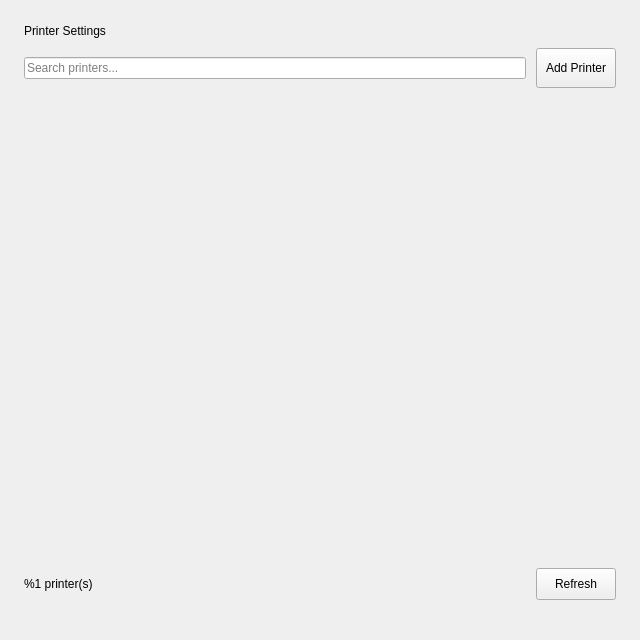
<?xml version="1.0" encoding="UTF-8"?>
<ui version="4.0">
 <class>PrinterPage</class>
 <widget class="QWidget" name="PrinterPage">
  <property name="geometry">
   <rect>
    <x>0</x>
    <y>0</y>
    <width>640</width>
    <height>640</height>
   </rect>
  </property>
  <property name="windowTitle">
   <string>Printer Settings</string>
  </property>
  <layout class="QVBoxLayout" name="mainLayout">
   <property name="spacing">
    <number>10</number>
   </property>
   <property name="leftMargin">
    <number>24</number>
   </property>
   <property name="topMargin">
    <number>24</number>
   </property>
   <property name="rightMargin">
    <number>24</number>
   </property>
   <property name="bottomMargin">
    <number>40</number>
   </property>
   <item>
    <layout class="QHBoxLayout" name="headerRow">
     <property name="spacing">
      <number>0</number>
     </property>
     <item>
      <widget class="QLabel" name="titleLabel">
       <property name="text">
        <string>Printer Settings</string>
       </property>
      </widget>
     </item>
    </layout>
   </item>
   <item>
    <layout class="QHBoxLayout" name="toolRow">
     <property name="spacing">
      <number>10</number>
     </property>
     <item>
      <widget class="QLineEdit" name="searchEdit">
       <property name="placeholderText">
        <string>Search printers...</string>
       </property>
      </widget>
     </item>
     <item>
      <widget class="QPushButton" name="addPrinterButton">
       <property name="sizePolicy">
        <sizepolicy hsizetype="Preferred" vsizetype="Fixed">
         <horstretch>0</horstretch>
         <verstretch>0</verstretch>
        </sizepolicy>
       </property>
       <property name="minimumSize">
        <size>
         <width>0</width>
         <height>40</height>
        </size>
       </property>
       <property name="maximumSize">
        <size>
         <width>16777215</width>
         <height>40</height>
        </size>
       </property>
       <property name="text">
        <string>Add Printer</string>
       </property>
      </widget>
     </item>
    </layout>
   </item>
   <item>
    <widget class="QStackedWidget" name="stackedWidget">
     <property name="currentIndex">
      <number>0</number>
     </property>
     <widget class="QWidget" name="normalPage">
      <layout class="QVBoxLayout" name="normalLayout">
       <property name="spacing">
        <number>0</number>
       </property>
       <property name="leftMargin">
        <number>0</number>
       </property>
       <property name="topMargin">
        <number>0</number>
       </property>
       <property name="rightMargin">
        <number>0</number>
       </property>
       <property name="bottomMargin">
        <number>0</number>
       </property>
       <item>
        <widget class="QScrollArea" name="printerScrollArea">
         <property name="widgetResizable">
          <bool>true</bool>
         </property>
         <property name="frameShape">
          <enum>QFrame::NoFrame</enum>
         </property>
         <widget class="QWidget" name="printerListContainer">
          <layout class="QVBoxLayout" name="printerCardsLayout">
           <property name="spacing">
            <number>10</number>
           </property>
           <property name="leftMargin">
            <number>0</number>
           </property>
           <property name="topMargin">
            <number>0</number>
           </property>
           <property name="rightMargin">
            <number>10</number>
           </property>
           <property name="bottomMargin">
            <number>0</number>
           </property>
           <item>
            <spacer name="printerCardsSpacer">
             <property name="orientation">
              <enum>Qt::Vertical</enum>
             </property>
             <property name="sizeHint" stdset="0">
              <size>
               <width>20</width>
               <height>40</height>
              </size>
             </property>
             <property name="sizeType">
              <enum>QSizePolicy::Expanding</enum>
             </property>
            </spacer>
           </item>
          </layout>
         </widget>
        </widget>
       </item>
      </layout>
     </widget>
     <widget class="QWidget" name="errorPage">
      <layout class="QVBoxLayout" name="errorLayout">
       <property name="spacing">
        <number>12</number>
       </property>
       <property name="leftMargin">
        <number>0</number>
       </property>
       <property name="topMargin">
        <number>0</number>
       </property>
       <property name="rightMargin">
        <number>0</number>
       </property>
       <property name="bottomMargin">
        <number>0</number>
       </property>
       <item>
        <spacer name="errorTopSpacer">
         <property name="orientation">
          <enum>Qt::Vertical</enum>
         </property>
         <property name="sizeHint" stdset="0">
          <size>
           <width>20</width>
           <height>60</height>
          </size>
         </property>
        </spacer>
       </item>
       <item alignment="Qt::AlignHCenter">
        <widget class="QLabel" name="errorIconLabel">
         <property name="minimumSize">
          <size>
           <width>72</width>
           <height>72</height>
          </size>
         </property>
         <property name="maximumSize">
          <size>
           <width>72</width>
           <height>72</height>
          </size>
         </property>
         <property name="text">
          <string/>
         </property>
         <property name="alignment">
          <set>Qt::AlignCenter</set>
         </property>
        </widget>
       </item>
       <item alignment="Qt::AlignHCenter">
        <widget class="QLabel" name="errorTitleLabel">
         <property name="text">
          <string>Print service is not running</string>
         </property>
         <property name="alignment">
          <set>Qt::AlignCenter</set>
         </property>
        </widget>
       </item>
       <item alignment="Qt::AlignHCenter">
        <widget class="QLabel" name="errorDescLabel">
         <property name="wordWrap">
          <bool>true</bool>
         </property>
         <property name="text">
          <string>Cannot connect to the CUPS service. Please start the print service before managing printers.</string>
         </property>
         <property name="alignment">
          <set>Qt::AlignCenter</set>
         </property>
        </widget>
       </item>
       <item>
        <layout class="QHBoxLayout" name="errorButtonRow">
         <property name="spacing">
          <number>12</number>
         </property>
         <item>
          <spacer name="errorBtnLeftSpacer">
           <property name="orientation">
            <enum>Qt::Horizontal</enum>
           </property>
           <property name="sizeHint" stdset="0">
            <size>
             <width>40</width>
             <height>20</height>
            </size>
           </property>
          </spacer>
         </item>
         <item>
          <widget class="QPushButton" name="startServiceButton">
           <property name="minimumSize">
            <size>
             <width>0</width>
             <height>40</height>
            </size>
           </property>
           <property name="maximumSize">
            <size>
             <width>16777215</width>
             <height>40</height>
            </size>
           </property>
           <property name="text">
            <string>Start Service</string>
           </property>
          </widget>
         </item>
         <item>
          <widget class="QPushButton" name="retryButton">
           <property name="minimumSize">
            <size>
             <width>0</width>
             <height>40</height>
            </size>
           </property>
           <property name="maximumSize">
            <size>
             <width>16777215</width>
             <height>40</height>
            </size>
           </property>
           <property name="text">
            <string>Retry</string>
           </property>
          </widget>
         </item>
         <item>
          <spacer name="errorBtnRightSpacer">
           <property name="orientation">
            <enum>Qt::Horizontal</enum>
           </property>
           <property name="sizeHint" stdset="0">
            <size>
             <width>40</width>
             <height>20</height>
            </size>
           </property>
          </spacer>
         </item>
        </layout>
       </item>
       <item>
        <spacer name="errorBottomSpacer">
         <property name="orientation">
          <enum>Qt::Vertical</enum>
         </property>
         <property name="sizeHint" stdset="0">
          <size>
           <width>20</width>
           <height>60</height>
          </size>
         </property>
        </spacer>
       </item>
      </layout>
     </widget>
    </widget>
   </item>
   <item>
    <widget class="QFrame" name="footerSeparator">
     <property name="minimumSize">
      <size>
       <width>0</width>
       <height>1</height>
      </size>
     </property>
     <property name="maximumSize">
      <size>
       <width>16777215</width>
       <height>1</height>
      </size>
     </property>
     <property name="frameShape">
      <enum>QFrame::NoFrame</enum>
     </property>
    </widget>
   </item>
   <item>
    <layout class="QHBoxLayout" name="footerRow">
     <item>
      <widget class="QLabel" name="countLabel">
       <property name="text">
        <string>%1 printer(s)</string>
       </property>
      </widget>
     </item>
     <item>
      <widget class="QLabel" name="statusBarLabel">
       <property name="text">
        <string/>
       </property>
      </widget>
     </item>
     <item>
      <spacer name="footerSpacer">
       <property name="orientation">
        <enum>Qt::Horizontal</enum>
       </property>
       <property name="sizeHint" stdset="0">
        <size>
         <width>40</width>
         <height>20</height>
        </size>
       </property>
      </spacer>
     </item>
     <item>
      <widget class="QPushButton" name="refreshButton">
       <property name="minimumSize">
        <size>
         <width>0</width>
         <height>32</height>
        </size>
       </property>
       <property name="maximumSize">
        <size>
         <width>16777215</width>
         <height>32</height>
        </size>
       </property>
       <property name="text">
        <string>Refresh</string>
       </property>
      </widget>
     </item>
    </layout>
   </item>
  </layout>
 </widget>
 <resources/>
 <connections/>
</ui>
